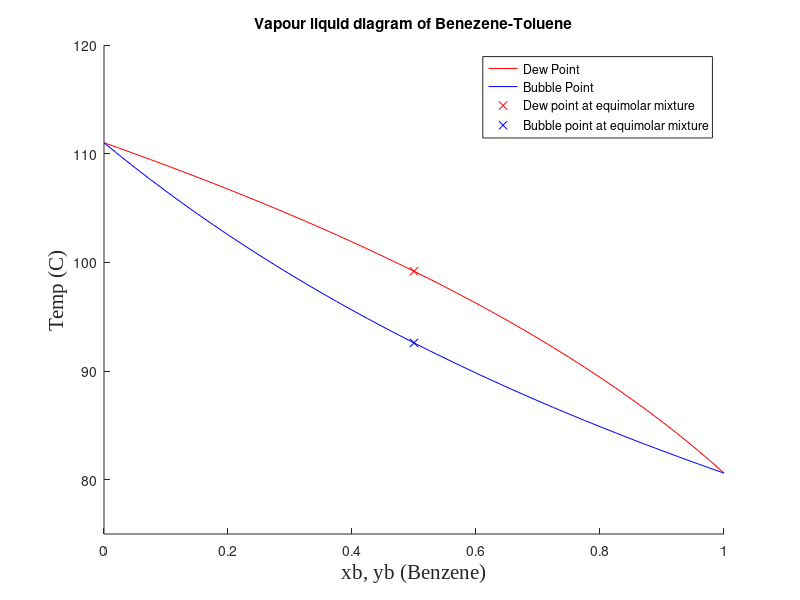

MATLAB code for this plot:
%HW2-Prb6
%Navneet Singh(nsingh1@andrew.cmu.edu) 

function Problem_6
clc       %clear screen
clear all %clearing all stored variables
close all %close previous plots

%Antoine equation data for Benzene and Toluene (Taken from Perry's Handbook.)
A = [6.9, 6.95];
B = [1211, 1344.8];
C = [220.7, 219.48]; 
P = 760; %mmHg, we will draw Tx-y diagram at this pressure. 

x = 0:0.025:1; %mole fraction of Benzene in liquid state.
y = 0:0.025:1; %mole fraction of Benzene in gaseous state. 
dewt = zeros(length(x));
bubt = zeros(length(y));
guess = 100; 

%Running loop for different values of x and y 
for i = 1:length(x)
    options = optimset('display','off');
    %Both dew point and bubble point equation are non-linear
    %Solved them using fzero. 
    dewt(i) = fzero(@dew, guess,options);
    bubt(i) = fzero(@bub, guess, options); 
    guess = guess - 2; 
end


%Plotting
hold on;
d = plot(x, dewt,'r-');
b = plot(y, bubt,'b-');
c = plot(0.5, dewt(21),'rx');
a = plot(0.5, bubt(21),'bx');
axis([0 1 75 120])
xlabel('xb, yb (Benzene)','fontsize',15,'fontname','times new roman')
ylabel('Temp (C)','fontsize',15,'fontname','times new roman')
v = [d(1,1) b(2,1) c a];
legend(v ,'Dew Point', 'Bubble Point','Dew point at equimolar mixture', 'Bubble point at equimolar mixture')
title('Vapour liquid diagram of Benezene-Toluene')


%Function for calculating bubble point
function f = bub(t) 
     f = x(i)* (10 ^ (A(1) - B(1)/(t + C(1)))) +  (1-x(i)) * (10 ^ (A(2) - B(2)/(t + C(2)))) - P; 
end
%Function for calculating dew point
function f2 = dew(t)

     f2= P * (y(i) / (10 ^ (A(1) - B(1)/(t + C(1)))) +  (1-y(i)) / (10 ^ (A(2) - B(2)/(t + C(2))))) - 1; 
    
end
end